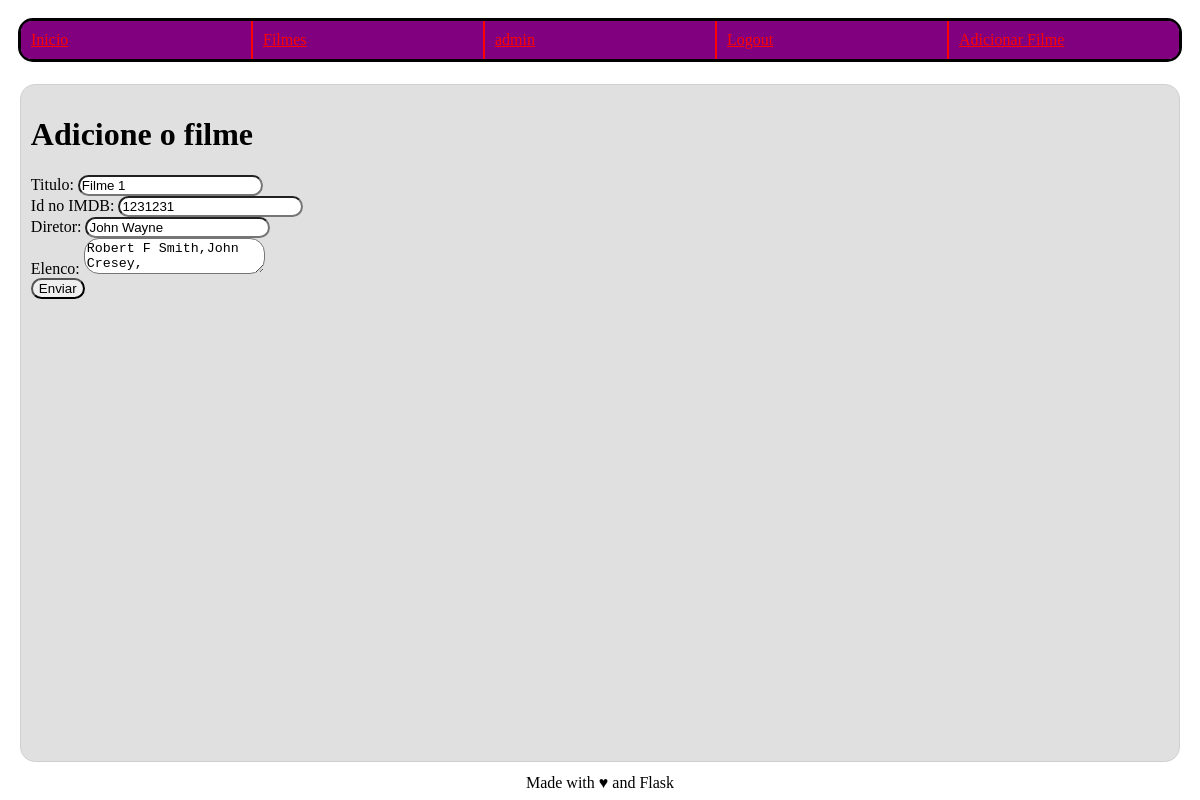
/filme/editar/3 (signed in), run on the app's committed database.
### imdb/usuario/models.py (models this page shows, shortened)
class Usuario(db.Model, UserMixin):
   bcrypt = Bcrypt()
   __tablename__ = 'usuario'
   id = db.Column(db.Integer, primary_key=True)
   email = db.Column(db.String(80), unique=True, nullable=False)
   username = db.Column(db.String(80), unique=True, nullable=False)
   senha = db.Column(db.String(255),nullable = False)
   funcao = db.Column(db.String(50), server_default="user", nullable=False) #admin ou normal
   avaliacoes = db.relationship(Avaliacao, backref='usuario', lazy= True)

### imdb/filme/models.py (models this page shows, shortened)
class Filme(db.Model):
   __tablename__ = 'filme'
   id = db.Column(db.Integer, primary_key=True)
   titulo = db.Column(db.String(160), unique=True, nullable=False)
   id_imdb = db.Column(db.String(7), unique=True, nullable=False)
   atores = db.Column(db.String(1000), nullable=False)
   diretor = db.Column(db.String(160), nullable=False)
   avaliacoes = db.relationship('Avaliacao', cascade="all,delete", backref='filme', lazy= True)

### imdb/filme/views.py (the view, shortened to what this page needs)
@filme.route("/editar/<filme_id>", methods=["GET", "POST"])
@admin_required()
def editar(filme_id):
    if request.method == "GET":
        filme = Filme.query.get_or_404(filme_id)
        return render_template("editar.html.j2", filme=filme)

### imdb/__init__.py (called while the page is built)
def admin_required(role=["admin"]):
    def wrapper(fn):
        @wraps(fn)
        def decorated_view(*args, **kwargs):
            if not current_user.is_authenticated:
               return current_app.login_manager.unauthorized()
            funcao = current_user.funcao
            if ((funcao not in role) and (role != ["admin"])):
                flash("Você não tem permissão para acessar essa página.")
                return redirect(url_for('principal.index'))
            return fn(*args, **kwargs)
        return decorated_view
    return wrapper

### imdb/usuario/models.py (called while the page is built)
@login_manager.user_loader
def load_user(user_id):
    return Usuario.query.get(user_id)

### imdb/filme/templates/editar.html.j2 (shortened to what this page needs)
{% extends "base.html.j2" %}
{% block content %}
  <h1>Adicione o filme</h1>
  <form action="{{url_for('filme.editar', filme_id=filme.id)}}" method="POST">
     <div>
        <label for="titulo">Titulo:</label>
        <input type="text" name="titulo" value="{{filme.titulo}}"/>
     </div>
     <div>
        <label for="imdb_id">Id no IMDB:</label>
        <input type="text" name="imdb_id" value="{{filme.id_imdb}}"/>
     </div>
     <div>
        <label for="diretor">Diretor:</label>
        <input type="text" name="diretor" value="{{filme.diretor}}"/>
     </div>
     <div>
        <label for="atores">Elenco:</label>
        <textarea type="text" name="atores" placeholder="Robert Downey Jr., Chris Evans">
{% for ator in filme.atores.split(',')%}{{ator}},{%endfor%}</textarea>
     </div>
     <input type="submit" value="Enviar"/>
  </form>
{% endblock %}

### imdb/templates/base.html.j2 (shortened to what this page needs)
<!DOCTYPE html>
<html>
  <head>
    {% block head %}
    <link rel="stylesheet" href="{{ url_for('static', filename='styles/style.css') }}">
    {% endblock %}
  </head>
  <body>
    {% block navbar %}
      <nav>
        <a href="{{url_for('principal.index')}}">Inicio</a>
        <a href="{{url_for('filme.lista')}}">Filmes</a>
        {% if not current_user.is_authenticated %}
          <a href="{{url_for('principal.login')}}">Login</a>
          <a href="{{url_for('usuario.cadastrar_usuario')}}">Cadastrar</a>
        {% else %}
          <a href="{{url_for('usuario.perfil')}}">{{current_user.username}}</a>
          <a href="{{url_for('principal.logout')}}">Logout</a>
        {% endif %}
        {% if current_user.funcao == "admin" %}
          <a href="{{url_for('filme.adicionar')}}">Adicionar Filme</a>
        {% endif %}
      </nav>
    {% endblock %}
    <div id="content">{% block content %}{% endblock %}</div>
    <div id="footer">
      {% block footer %}
      Made with &hearts; and Flask
      {% endblock %}
    </div>
  </body>
</html>

### imdb/static/styles/style.css (style rules this page uses)
#content { margin: 1%; background-color: #e0e0e0; border-color: #d0d0d0; border-style: solid; border-width: thin; border-radius: 15px }
#footer { align-self: center; }
nav { margin: 10px; border-style: solid; display: flex; flex-wrap: wrap; }
nav a { flex: 1; padding: 10px; margin: 0px; float: left; background-color: purple; color: red; border-top-right-radius: 0; border-bottom-right-radius: 0; }
nav a:nth-child(n+2) { border-left-style: solid; border-radius: 0; border-left-width: 2px; }
nav a:first-child { border-left: 0px; border-top-left-radius: 10px; border-bottom-left-radius: 10px; }
nav a:last-child { border-right: 0px; border-top-right-radius: 10px; border-bottom-right-radius: 10px; }
html, body { height: 100%; display: flex; flex-direction: column; }
#content { height: 100%; padding: 10px; }
* { border-radius: 15px; }

### data on the page
Usuario: username "admin"
Filme: titulo "Filme 1", imdb_id "1231231", diretor "John Wayne", atores "Robert F Smith,John Cresey,"
